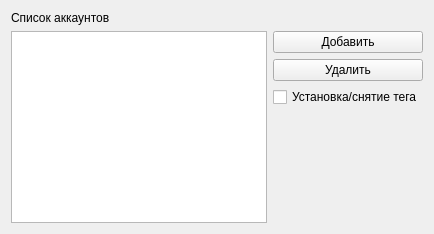
     <widget class="QWidget" name="tab_4">
      <attribute name="title">
       <string>Аккаунты</string>
      </attribute>
      <layout class="QGridLayout" name="gridLayout_6">
       <item row="5" column="3">
        <spacer name="verticalSpacer_2">
         <property name="orientation">
          <enum>Qt::Vertical</enum>
         </property>
         <property name="sizeHint" stdset="0">
          <size>
           <width>20</width>
           <height>40</height>
          </size>
         </property>
        </spacer>
       </item>
       <item row="1" column="0">
        <widget class="QLabel" name="label_16">
         <property name="text">
          <string>Список аккаунтов</string>
         </property>
        </widget>
       </item>
       <item row="3" column="2" colspan="2">
        <widget class="QPushButton" name="pushButton_10_delaccount">
         <property name="text">
          <string>Удалить</string>
         </property>
        </widget>
       </item>
       <item row="2" column="2" colspan="2">
        <widget class="QPushButton" name="pushButton_addnewaccount">
         <property name="text">
          <string>Добавить</string>
         </property>
        </widget>
       </item>
       <item row="4" column="2" colspan="2">
        <widget class="QCheckBox" name="checkBox_accounttag">
         <property name="text">
          <string>Установка/снятие тега</string>
         </property>
        </widget>
       </item>
       <item row="2" column="0" rowspan="5" colspan="2">
        <widget class="QTableView" name="tableView_3_accounttag">
         <property name="sizePolicy">
          <sizepolicy hsizetype="Expanding" vsizetype="Expanding">
           <horstretch>1</horstretch>
           <verstretch>0</verstretch>
          </sizepolicy>
         </property>
        </widget>
       </item>
      </layout>
     </widget>
